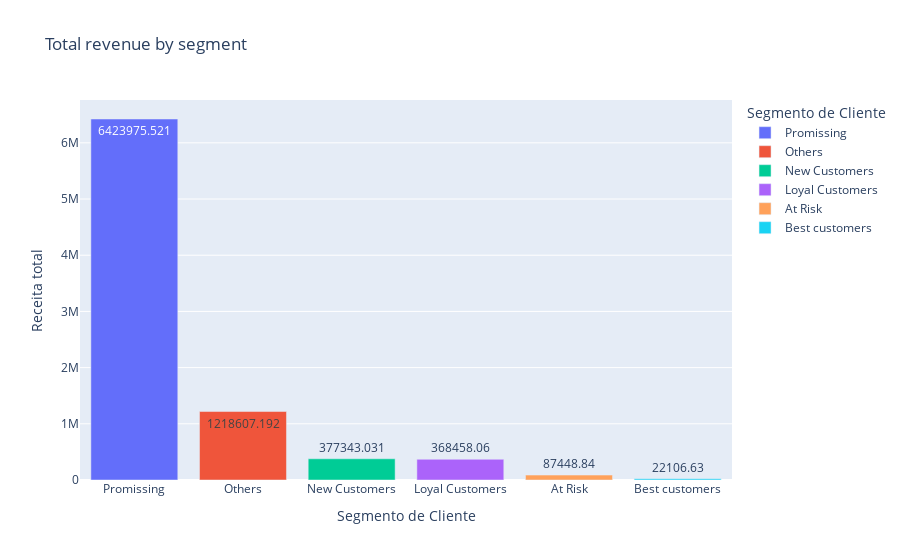

Notebook code for this chart:
### Code cell
fig = px.bar(
    revenue_per_segment,
    x='segment',
    y='total_revenue',
    color='segment',
    labels={'segment': 'Segmento de Cliente', 'total_revenue': 'Receita total'},
    title='Total revenue by segment',
    text='total_revenue'
)

# Exibindo o gráfico
fig.show()

### Figure 1 — Plotly figure (JSON) as saved in the notebook; plotly's stock layout.template omitted (floating-point values rounded to 4 significant figures)
{"data": [{"alignmentgroup": "True", "hovertemplate": "Segmento de Cliente=%{x}<br>Receita total=%{text}<extra></extra>", "legendgroup": "Promissing", "marker": {"color": "#636efa", "pattern": {"shape": ""}}, "name": "Promissing", "offsetgroup": "Promissing", "orientation": "v", "showlegend": true, "text": [6424000.0], "textposition": "auto", "type": "bar", "x": ["Promissing"], "xaxis": "x", "y": [6424000.0], "yaxis": "y"}, {"alignmentgroup": "True", "hovertemplate": "Segmento de Cliente=%{x}<br>Receita total=%{text}<extra></extra>", "legendgroup": "Others", "marker": {"color": "#EF553B", "pattern": {"shape": ""}}, "name": "Others", "offsetgroup": "Others", "orientation": "v", "showlegend": true, "text": [1219000.0], "textposition": "auto", "type": "bar", "x": ["Others"], "xaxis": "x", "y": [1219000.0], "yaxis": "y"}, {"alignmentgroup": "True", "hovertemplate": "Segmento de Cliente=%{x}<br>Receita total=%{text}<extra></extra>", "legendgroup": "New Customers", "marker": {"color": "#00cc96", "pattern": {"shape": ""}}, "name": "New Customers", "offsetgroup": "New Customers", "orientation": "v", "showlegend": true, "text": [377300.0], "textposition": "auto", "type": "bar", "x": ["New Customers"], "xaxis": "x", "y": [377300.0], "yaxis": "y"}, {"alignmentgroup": "True", "hovertemplate": "Segmento de Cliente=%{x}<br>Receita total=%{text}<extra></extra>", "legendgroup": "Loyal Customers", "marker": {"color": "#ab63fa", "pattern": {"shape": ""}}, "name": "Loyal Customers", "offsetgroup": "Loyal Customers", "orientation": "v", "showlegend": true, "text": [368500.0], "textposition": "auto", "type": "bar", "x": ["Loyal Customers"], "xaxis": "x", "y": [368500.0], "yaxis": "y"}, {"alignmentgroup": "True", "hovertemplate": "Segmento de Cliente=%{x}<br>Receita total=%{text}<extra></extra>", "legendgroup": "At Risk", "marker": {"color": "#FFA15A", "pattern": {"shape": ""}}, "name": "At Risk", "offsetgroup": "At Risk", "orientation": "v", "showlegend": true, "text": [87450.0], "textposition": "auto", "type": "bar", "x": ["At Risk"], "xaxis": "x", "y": [87450.0], "yaxis": "y"}, {"alignmentgroup": "True", "hovertemplate": "Segmento de Cliente=%{x}<br>Receita total=%{text}<extra></extra>", "legendgroup": "Best customers", "marker": {"color": "#19d3f3", "pattern": {"shape": ""}}, "name": "Best customers", "offsetgroup": "Best customers", "orientation": "v", "showlegend": true, "text": [22110.0], "textposition": "auto", "type": "bar", "x": ["Best customers"], "xaxis": "x", "y": [22110.0], "yaxis": "y"}], "layout": {"barmode": "relative", "legend": {"title": {"text": "Segmento de Cliente"}, "tracegroupgap": 0}, "title": {"text": "Total revenue by segment"}, "xaxis": {"anchor": "y", "categoryarray": ["Promissing", "Others", "New Customers", "Loyal Customers", "At Risk", "Best customers"], "categoryorder": "array", "domain": [0, 1], "title": {"text": "Segmento de Cliente"}}, "yaxis": {"anchor": "x", "domain": [0, 1], "title": {"text": "Receita total"}}}}
